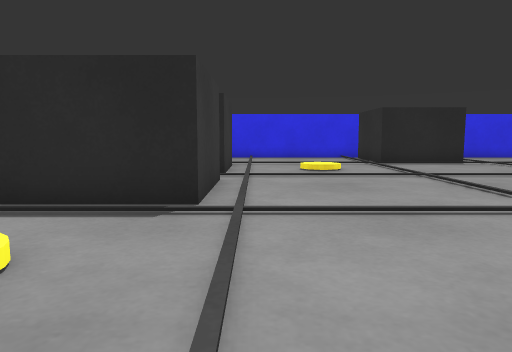
[1] (above)

20 first-person views from a walk through a world built for the Gazebo simulator. The camera is 0.22 m above the floor, tilts 6° down and sees 70° across. The floor is counted in squares, 0.2 m on a side. Each view is taken from the middle of a square. On the plan, view 1 faces up. The plan holds only what a view shows up to about 14 squares ahead; the rest is blank. Robots are left out.

[2]
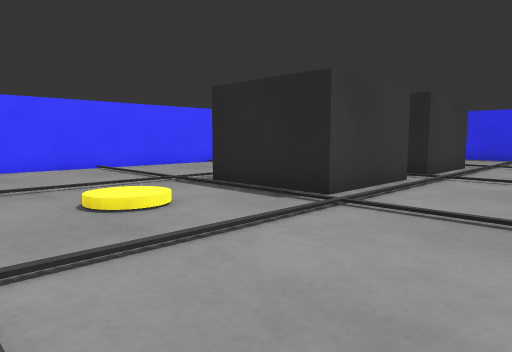

[3]
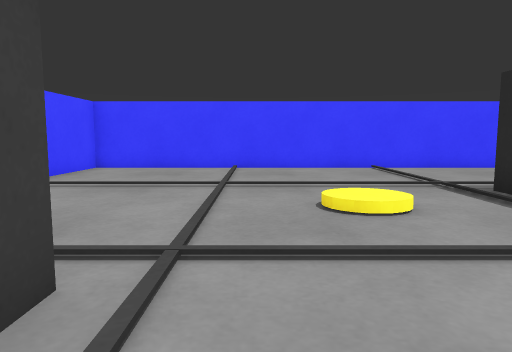

[4]
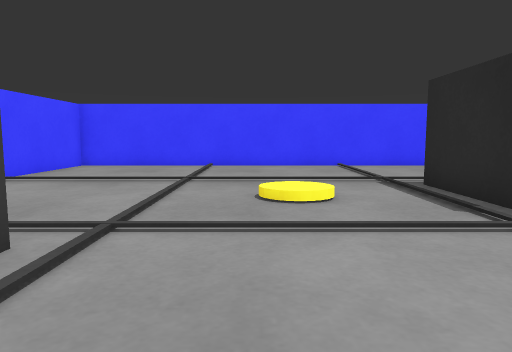

[5]
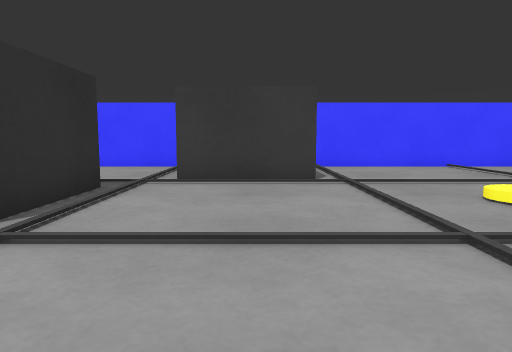

[6]
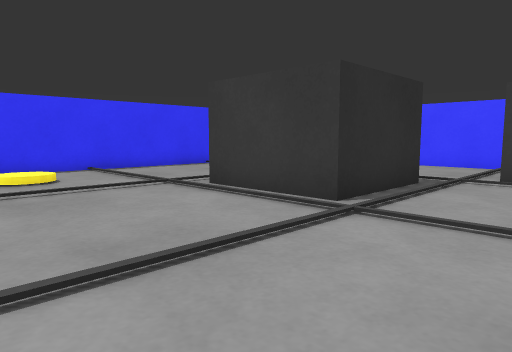

[7]
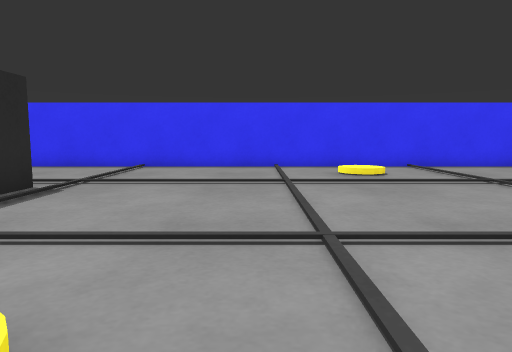

[8]
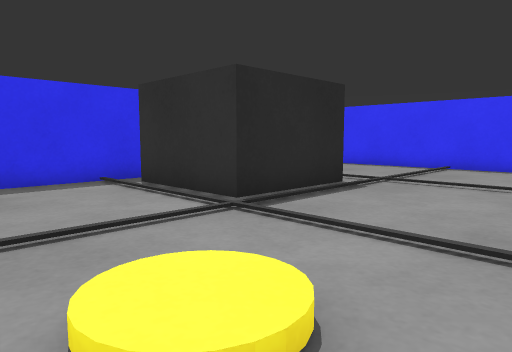

[9]
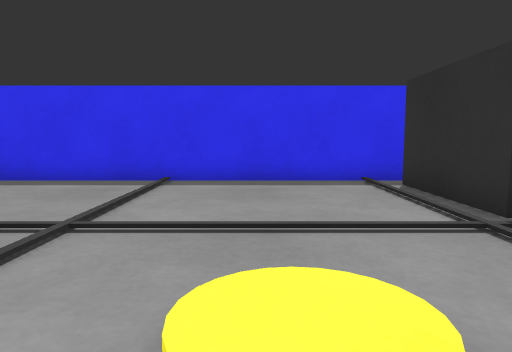

[10]
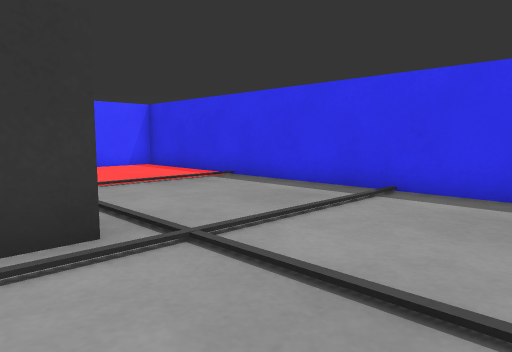

[11]
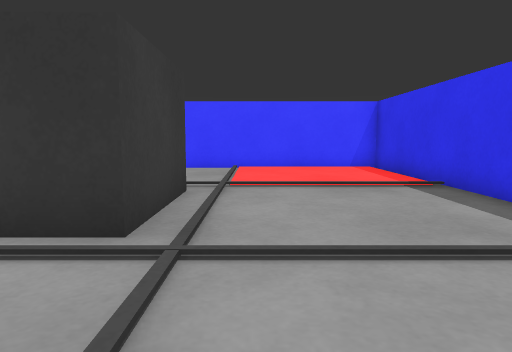

[12]
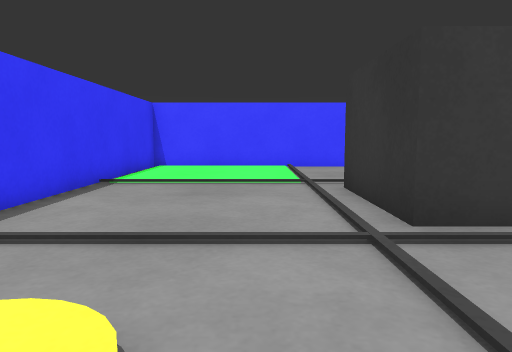

[13]
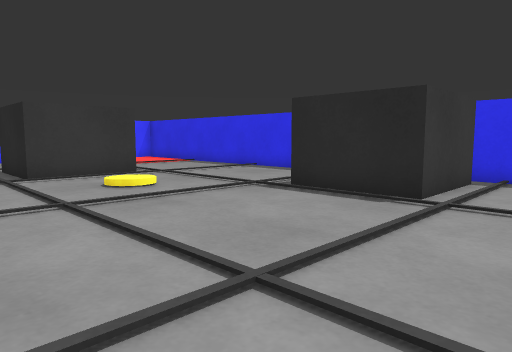

[14]
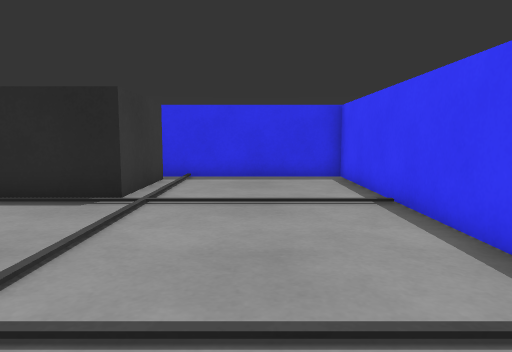

[15]
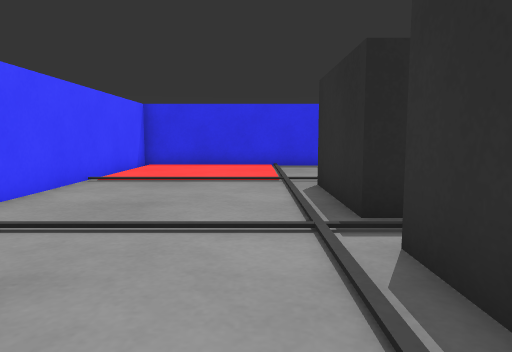

[16]
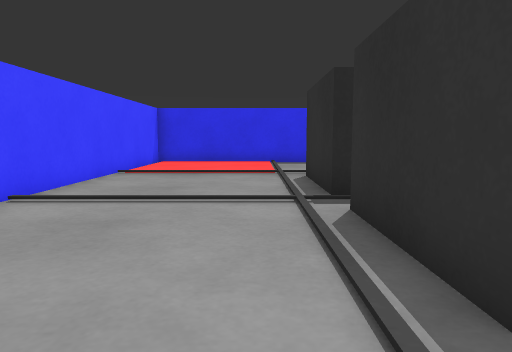

[17]
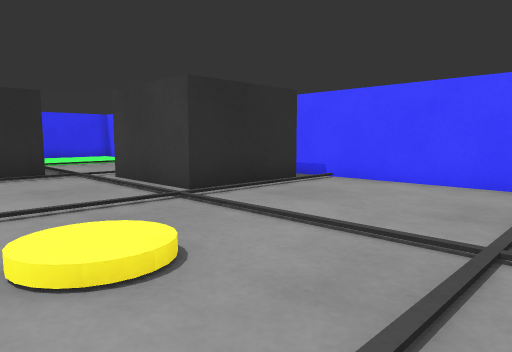

[18]
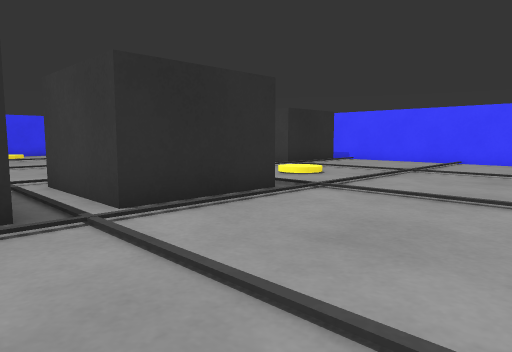

[19]
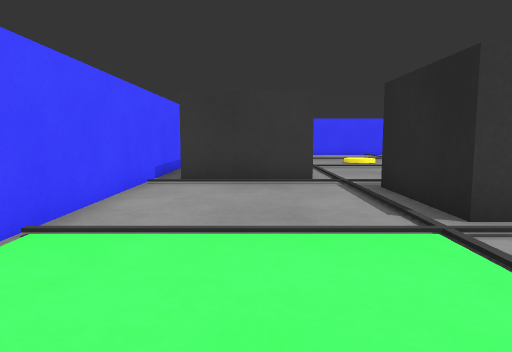

[20]
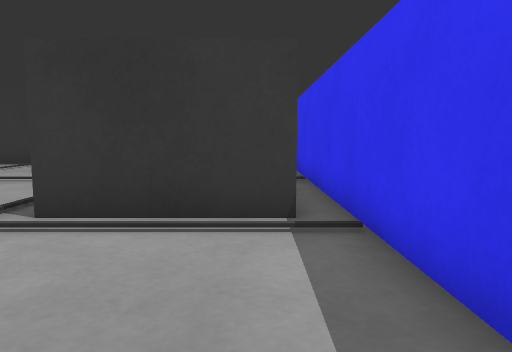

### Floor plan
Key: @ floor where view 1 was taken; # wall or solid block; . floor; / step, stairs or slope; B black box.
Columns run from 11 left of view 1 to 15 right of it. Each row starts with its distance up from view 1.
 21 ###########################
 20 #.........................#
 19 #................B  B.....#
 18 #................B  B.....#
 17 #................B  B.....#
 16 #................BBBB.....#
 15 #.........................#
 14 #......BBBB...............#
 13 #......B  B..//...........#
 12 #......B  B..//...........#
 11 #......BBBB...............#
 10 #.........................#
  9 #......BBBB...............#
  8 #......B  B............//.#
  7 #......B  B............//.#
  6 #......BBBB...............#
  5 #.........................#
  4 #................BBBB.....#
  3 #.......//.......B  B.....#
  2 #.......//.......B  B.....#
  1 #................BBBB.....#
  0 #..........@..............#
 -1 #...........BBBB..........#
 -2 #...........B  B..........#
 -3 #...........B  B..........#
 -4 #...........B  B..........#
 -5 ###########################

Positions as (right, up) in squares from view 1, and headings:
1: (0, 0), facing up
2: (3, 0), facing up-left
3: (3, 1), facing left
4: (4, 2), facing left
5: (2, 9), facing down
6: (2, 10), facing down-right
7: (1, 11), facing right
8: (1, 11), facing up-right
9: (2, 11), facing up
10: (3, 13), facing up-left
11: (3, 16), facing left
12: (11, 9), facing down
13: (12, 8), facing up-left
14: (12, 8), facing up
15: (-6, 6), facing up
16: (-6, 4), facing up
17: (-6, 4), facing down-right
18: (-10, 12), facing down-right
19: (14, -2), facing left
20: (14, 19), facing left
